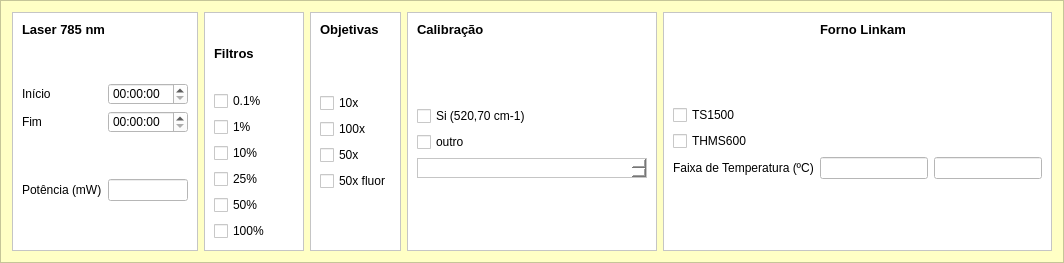
        <widget class="QFrame" name="frame_5">
         <property name="minimumSize">
          <size>
           <width>1000</width>
           <height>180</height>
          </size>
         </property>
         <property name="maximumSize">
          <size>
           <width>16777215</width>
           <height>16777215</height>
          </size>
         </property>
         <property name="styleSheet">
          <string notr="true">background-color: rgb(255, 255, 197);</string>
         </property>
         <property name="frameShape">
          <enum>QFrame::StyledPanel</enum>
         </property>
         <property name="frameShadow">
          <enum>QFrame::Raised</enum>
         </property>
         <layout class="QHBoxLayout" name="horizontalLayout_3">
          <item>
           <widget class="QFrame" name="frame_16">
            <property name="maximumSize">
             <size>
              <width>200</width>
              <height>16777215</height>
             </size>
            </property>
            <property name="styleSheet">
             <string notr="true">background-color: rgb(255, 255, 255);</string>
            </property>
            <property name="frameShape">
             <enum>QFrame::StyledPanel</enum>
            </property>
            <property name="frameShadow">
             <enum>QFrame::Raised</enum>
            </property>
            <layout class="QGridLayout" name="gridLayout_6">
             <item row="3" column="0">
              <widget class="QLabel" name="label_11">
               <property name="text">
                <string>Fim</string>
               </property>
              </widget>
             </item>
             <item row="3" column="1">
              <widget class="QTimeEdit" name="laser_stop_timeEdit"/>
             </item>
             <item row="5" column="0">
              <widget class="QLabel" name="label_9">
               <property name="minimumSize">
                <size>
                 <width>0</width>
                 <height>20</height>
                </size>
               </property>
               <property name="maximumSize">
                <size>
                 <width>16777215</width>
                 <height>20</height>
                </size>
               </property>
               <property name="text">
                <string>Potência (mW)</string>
               </property>
              </widget>
             </item>
             <item row="0" column="0" colspan="2">
              <widget class="QLabel" name="label_6">
               <property name="enabled">
                <bool>true</bool>
               </property>
               <property name="maximumSize">
                <size>
                 <width>16777215</width>
                 <height>15</height>
                </size>
               </property>
               <property name="font">
                <font>
                 <pointsize>10</pointsize>
                 <weight>75</weight>
                 <bold>true</bold>
                </font>
               </property>
               <property name="text">
                <string>Laser 785 nm</string>
               </property>
              </widget>
             </item>
             <item row="2" column="0">
              <widget class="QLabel" name="label_10">
               <property name="text">
                <string>Início</string>
               </property>
              </widget>
             </item>
             <item row="5" column="1">
              <widget class="QLineEdit" name="laser_power_lineEdit">
               <property name="maximumSize">
                <size>
                 <width>80</width>
                 <height>16777215</height>
                </size>
               </property>
              </widget>
             </item>
             <item row="2" column="1">
              <widget class="QTimeEdit" name="laser_start_timeEdit"/>
             </item>
             <item row="1" column="0">
              <spacer name="verticalSpacer_5">
               <property name="orientation">
                <enum>Qt::Vertical</enum>
               </property>
               <property name="sizeHint" stdset="0">
                <size>
                 <width>20</width>
                 <height>40</height>
                </size>
               </property>
              </spacer>
             </item>
             <item row="6" column="0">
              <spacer name="verticalSpacer_14">
               <property name="orientation">
                <enum>Qt::Vertical</enum>
               </property>
               <property name="sizeHint" stdset="0">
                <size>
                 <width>20</width>
                 <height>40</height>
                </size>
               </property>
              </spacer>
             </item>
             <item row="4" column="1">
              <spacer name="verticalSpacer_15">
               <property name="orientation">
                <enum>Qt::Vertical</enum>
               </property>
               <property name="sizeHint" stdset="0">
                <size>
                 <width>20</width>
                 <height>40</height>
                </size>
               </property>
              </spacer>
             </item>
            </layout>
           </widget>
          </item>
          <item>
           <widget class="QFrame" name="frame">
            <property name="minimumSize">
             <size>
              <width>100</width>
              <height>0</height>
             </size>
            </property>
            <property name="maximumSize">
             <size>
              <width>16777215</width>
              <height>16777215</height>
             </size>
            </property>
            <property name="styleSheet">
             <string notr="true">background-color: rgb(255, 255, 255);</string>
            </property>
            <property name="frameShape">
             <enum>QFrame::StyledPanel</enum>
            </property>
            <property name="frameShadow">
             <enum>QFrame::Raised</enum>
            </property>
            <layout class="QVBoxLayout" name="verticalLayout_3">
             <item>
              <widget class="QLabel" name="label_7">
               <property name="font">
                <font>
                 <pointsize>10</pointsize>
                 <weight>75</weight>
                 <bold>true</bold>
                </font>
               </property>
               <property name="text">
                <string>Filtros</string>
               </property>
              </widget>
             </item>
             <item>
              <widget class="QCheckBox" name="filtro01_checkBox">
               <property name="text">
                <string>0.1%</string>
               </property>
              </widget>
             </item>
             <item>
              <widget class="QCheckBox" name="filtro1_checkBox">
               <property name="text">
                <string>1%</string>
               </property>
              </widget>
             </item>
             <item>
              <widget class="QCheckBox" name="filtro10_checkBox">
               <property name="text">
                <string>10%</string>
               </property>
              </widget>
             </item>
             <item>
              <widget class="QCheckBox" name="filtro25_checkBox">
               <property name="text">
                <string>25%</string>
               </property>
              </widget>
             </item>
             <item>
              <widget class="QCheckBox" name="filtro50_checkBox">
               <property name="text">
                <string>50%</string>
               </property>
              </widget>
             </item>
             <item>
              <widget class="QCheckBox" name="filtro100_checkBox">
               <property name="text">
                <string>100%</string>
               </property>
              </widget>
             </item>
            </layout>
           </widget>
          </item>
          <item>
           <widget class="QFrame" name="frame_17">
            <property name="maximumSize">
             <size>
              <width>100</width>
              <height>16777215</height>
             </size>
            </property>
            <property name="styleSheet">
             <string notr="true">background-color: rgb(255, 255, 255);</string>
            </property>
            <property name="frameShape">
             <enum>QFrame::StyledPanel</enum>
            </property>
            <property name="frameShadow">
             <enum>QFrame::Raised</enum>
            </property>
            <layout class="QGridLayout" name="gridLayout_7">
             <item row="5" column="0">
              <widget class="QCheckBox" name="objetiva50xfluor_checkBox">
               <property name="text">
                <string>50x fluor</string>
               </property>
              </widget>
             </item>
             <item row="1" column="0">
              <spacer name="verticalSpacer_9">
               <property name="orientation">
                <enum>Qt::Vertical</enum>
               </property>
               <property name="sizeHint" stdset="0">
                <size>
                 <width>20</width>
                 <height>40</height>
                </size>
               </property>
              </spacer>
             </item>
             <item row="4" column="0">
              <widget class="QCheckBox" name="objetiva50x_checkBox">
               <property name="text">
                <string>50x</string>
               </property>
              </widget>
             </item>
             <item row="0" column="0">
              <widget class="QLabel" name="label_8">
               <property name="font">
                <font>
                 <pointsize>10</pointsize>
                 <weight>75</weight>
                 <bold>true</bold>
                </font>
               </property>
               <property name="text">
                <string>Objetivas</string>
               </property>
              </widget>
             </item>
             <item row="3" column="0">
              <widget class="QCheckBox" name="objetiva100x_checkBox">
               <property name="text">
                <string>100x</string>
               </property>
              </widget>
             </item>
             <item row="2" column="0">
              <widget class="QCheckBox" name="objetiva10x_checkBox">
               <property name="text">
                <string>10x</string>
               </property>
              </widget>
             </item>
             <item row="6" column="0">
              <spacer name="verticalSpacer_13">
               <property name="orientation">
                <enum>Qt::Vertical</enum>
               </property>
               <property name="sizeHint" stdset="0">
                <size>
                 <width>20</width>
                 <height>40</height>
                </size>
               </property>
              </spacer>
             </item>
            </layout>
           </widget>
          </item>
          <item>
           <widget class="QFrame" name="frame_9">
            <property name="maximumSize">
             <size>
              <width>250</width>
              <height>16777215</height>
             </size>
            </property>
            <property name="styleSheet">
             <string notr="true">background-color: rgb(255, 255, 255);</string>
            </property>
            <property name="frameShape">
             <enum>QFrame::StyledPanel</enum>
            </property>
            <property name="frameShadow">
             <enum>QFrame::Raised</enum>
            </property>
            <layout class="QVBoxLayout" name="verticalLayout_2">
             <item>
              <widget class="QLabel" name="label_14">
               <property name="font">
                <font>
                 <pointsize>10</pointsize>
                 <weight>75</weight>
                 <bold>true</bold>
                </font>
               </property>
               <property name="text">
                <string>Calibração</string>
               </property>
              </widget>
             </item>
             <item>
              <spacer name="verticalSpacer_7">
               <property name="orientation">
                <enum>Qt::Vertical</enum>
               </property>
               <property name="sizeHint" stdset="0">
                <size>
                 <width>20</width>
                 <height>40</height>
                </size>
               </property>
              </spacer>
             </item>
             <item>
              <widget class="QCheckBox" name="cal_si_checkBox">
               <property name="text">
                <string>Si (520,70 cm-1)</string>
               </property>
              </widget>
             </item>
             <item>
              <widget class="QCheckBox" name="cal_outro_checkBox">
               <property name="text">
                <string>outro</string>
               </property>
              </widget>
             </item>
             <item>
              <widget class="QTextEdit" name="cal_outro_textEdit">
               <property name="minimumSize">
                <size>
                 <width>0</width>
                 <height>0</height>
                </size>
               </property>
               <property name="maximumSize">
                <size>
                 <width>16777215</width>
                 <height>20</height>
                </size>
               </property>
              </widget>
             </item>
             <item>
              <spacer name="verticalSpacer_11">
               <property name="orientation">
                <enum>Qt::Vertical</enum>
               </property>
               <property name="sizeHint" stdset="0">
                <size>
                 <width>20</width>
                 <height>40</height>
                </size>
               </property>
              </spacer>
             </item>
            </layout>
           </widget>
          </item>
          <item>
           <widget class="QFrame" name="frame_21">
            <property name="maximumSize">
             <size>
              <width>400</width>
              <height>16777215</height>
             </size>
            </property>
            <property name="styleSheet">
             <string notr="true">background-color: rgb(255, 255, 255);</string>
            </property>
            <property name="frameShape">
             <enum>QFrame::StyledPanel</enum>
            </property>
            <property name="frameShadow">
             <enum>QFrame::Raised</enum>
            </property>
            <layout class="QGridLayout" name="gridLayout_9">
             <item row="4" column="0">
              <widget class="QLabel" name="label_23">
               <property name="maximumSize">
                <size>
                 <width>200</width>
                 <height>16777215</height>
                </size>
               </property>
               <property name="text">
                <string>Faixa de Temperatura (ºC)</string>
               </property>
              </widget>
             </item>
             <item row="4" column="1">
              <widget class="QLineEdit" name="linkam_startT_lineEdit">
               <property name="minimumSize">
                <size>
                 <width>100</width>
                 <height>0</height>
                </size>
               </property>
               <property name="maximumSize">
                <size>
                 <width>150</width>
                 <height>16777215</height>
                </size>
               </property>
              </widget>
             </item>
             <item row="3" column="0">
              <widget class="QCheckBox" name="thms600_checkBox">
               <property name="text">
                <string>THMS600</string>
               </property>
              </widget>
             </item>
             <item row="4" column="2">
              <widget class="QLineEdit" name="linkam_stopT_lineEdit">
               <property name="minimumSize">
                <size>
                 <width>100</width>
                 <height>0</height>
                </size>
               </property>
               <property name="maximumSize">
                <size>
                 <width>150</width>
                 <height>100</height>
                </size>
               </property>
              </widget>
             </item>
             <item row="2" column="0">
              <widget class="QCheckBox" name="ts1500_checkBox">
               <property name="text">
                <string>TS1500</string>
               </property>
              </widget>
             </item>
             <item row="0" column="1">
              <widget class="QLabel" name="label_15">
               <property name="font">
                <font>
                 <pointsize>10</pointsize>
                 <weight>75</weight>
                 <bold>true</bold>
                </font>
               </property>
               <property name="text">
                <string>Forno Linkam</string>
               </property>
              </widget>
             </item>
             <item row="1" column="0">
              <spacer name="verticalSpacer_6">
               <property name="orientation">
                <enum>Qt::Vertical</enum>
               </property>
               <property name="sizeHint" stdset="0">
                <size>
                 <width>20</width>
                 <height>40</height>
                </size>
               </property>
              </spacer>
             </item>
             <item row="5" column="1">
              <spacer name="verticalSpacer_12">
               <property name="orientation">
                <enum>Qt::Vertical</enum>
               </property>
               <property name="sizeHint" stdset="0">
                <size>
                 <width>20</width>
                 <height>40</height>
                </size>
               </property>
              </spacer>
             </item>
            </layout>
           </widget>
          </item>
         </layout>
        </widget>
